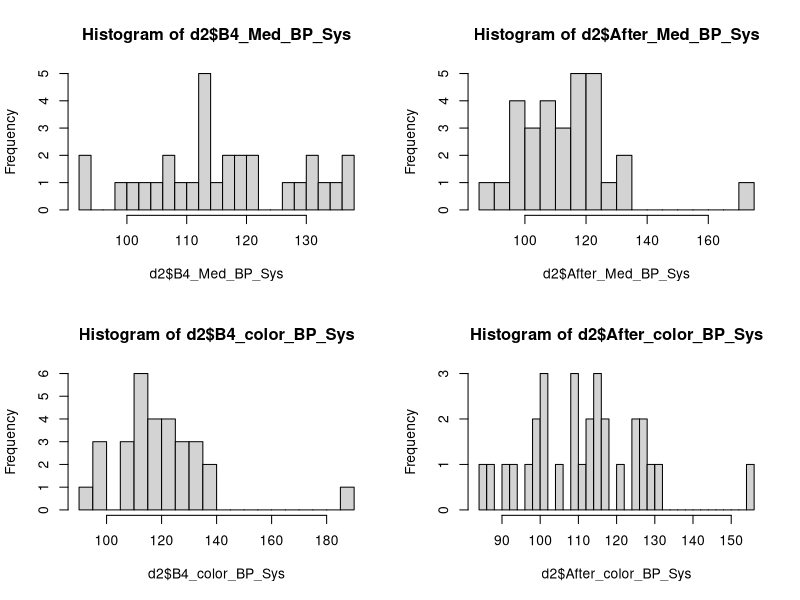
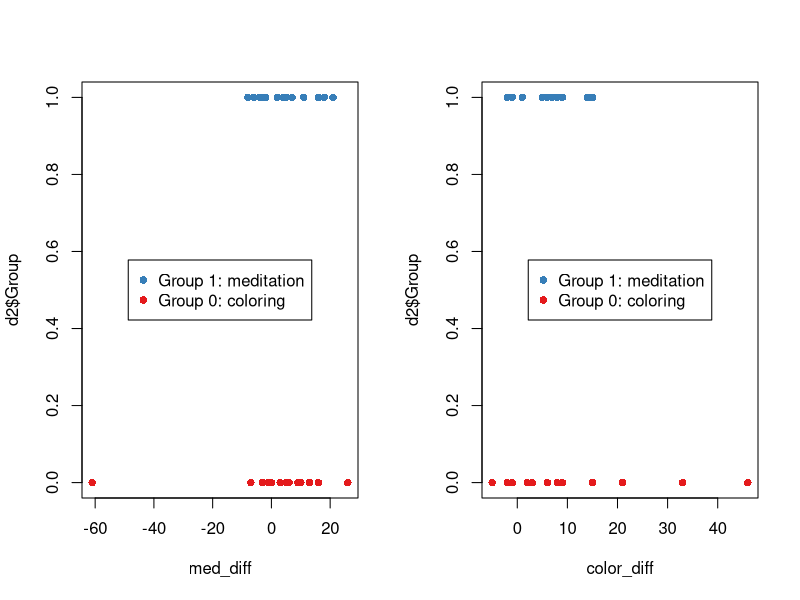
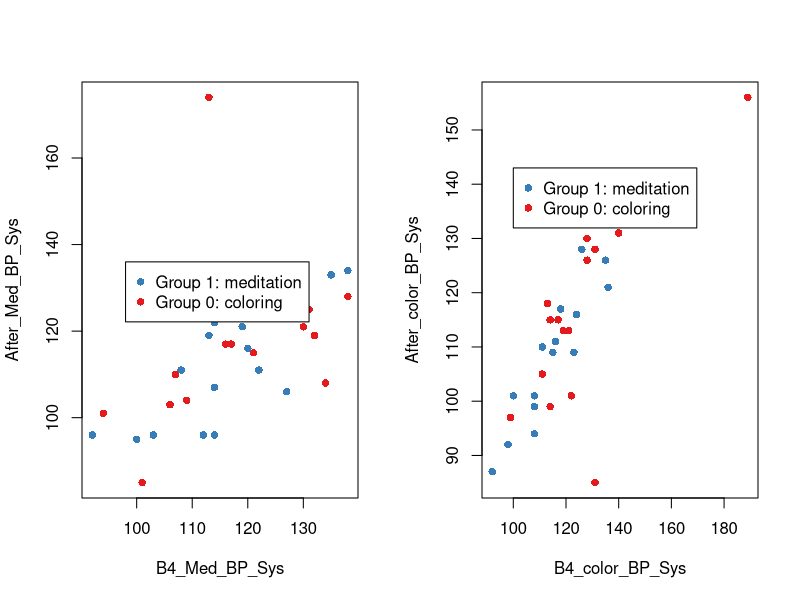

Recreate these plots in R, in order.
## ---- chunk 1
library(data.table)
library(sandwich)
library(lmtest)
## ---- chunk 2
d <- fread("../data/meditation.csv")
# Should be 30 subjects
nrow(d)
str(d)
d <- data.table(d)
# Reverse group number: 1 is meditation first (treatment), 0 is coloring 1st
d2 <- d[ , .(Group = ifelse(Group == 0, 1, 0), 
             is_online = ifelse(Online_in_person == 'O', 1, 0),
             B4_Med_BP_Sys,
             After_Med_BP_Sys,
             B4_color_BP_Sys,
             After_color_BP_Sys) ]
summary(d2)

#hist(d2$Group)
#hist(d2$is_online, breaks=30)
par(mfrow=c(2,2))
hist(d2$B4_Med_BP_Sys, breaks = 30)
hist(d2$After_Med_BP_Sys, breaks = 30)
hist(d2$B4_color_BP_Sys, breaks = 30)
hist(d2$After_color_BP_Sys, breaks = 30)

library(RColorBrewer)
#display.brewer.all()
cols<-brewer.pal(n=3,name="Set1")
# Note: Group 0 is treatment group!
cols_t1<-cols[d2$Group+1]
med_diff <- d2$B4_Med_BP_Sys - d2$After_Med_BP_Sys
color_diff <-  d2$B4_color_BP_Sys - d2$After_color_BP_Sys
par(mfrow =c(1,2))
plot(d2$Group ~ med_diff , col=cols_t1, pch=16)
legend("center",legend=c("Group 1: meditation", "Group 0: coloring"), col=cols_t1, pch=16)
plot(d2$Group ~ color_diff , col=cols_t1, pch=16)
legend("center",legend=c("Group 1: meditation", "Group 0: coloring"), col=cols_t1, pch=16)

# Plot b4 vs after meditation for 2 groups
plot(After_Med_BP_Sys ~ B4_Med_BP_Sys, data=d2 , col=cols_t1, pch=16)
legend(x=98,y=136, legend=c("Group 1: meditation", "Group 0: coloring"), col=cols_t1, pch=16, xpd=TRUE)

# Plot b4 vs after coloring for 2 groups
plot(After_color_BP_Sys ~ B4_color_BP_Sys, data=d2 , col=cols_t1, pch=16)
legend(x=100,y=143, legend=c("Group 1: meditation", "Group 0: coloring"), col=cols_t1, pch=16, xpd=TRUE)

## ---- chunk 3
# On meditation variables & group interaction
m <- lm(After_Med_BP_Sys ~ B4_Med_BP_Sys + Group + B4_Med_BP_Sys * Group, data=d2)
coeftest(m, vcovHC(m))
# On coloring variables & group interaction
m2 <- lm(After_color_BP_Sys ~ B4_color_BP_Sys + Group + B4_color_BP_Sys * Group, data=d2)
coeftest(m2, vcovHC(m2))
